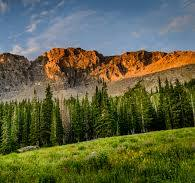
#> input picture nature1.jpg, 195 x 183 px, found by its file name
$ jupyter execute gradients.ipynb   (older library calls are emulated)
#> lines starting #> are read from the running program, lines starting #| are printed output that depends on the picture
[cell 1]
import numpy as np
import cv2

[cell 2]
image=cv2.imread('..\\nature1.jpg')
#> image is the input picture: shape (183, 195, 3); mean B, G, R 68.1, 98.3, 95
cv2.imshow('Original',image)
cv2.imshow('Sobelx',cv2.Sobel(image,cv2.CV_64F,1,0,1))
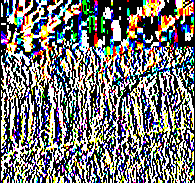
#> window 'Sobelx': shape (183, 195, 3); mean B, G, R 117.3, 119.2, 119.6
cv2.imshow('Sobely',cv2.Sobel(image,cv2.CV_64F,0,1,1))
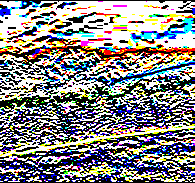
#> window 'Sobely': shape (183, 195, 3); mean B, G, R 134.8, 135, 135.4
cv2.imshow('Laplacian',cv2.Laplacian(image,cv2.CV_64F))
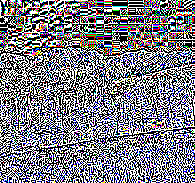
#> window 'Laplacian': shape (183, 195, 3); mean B, G, R 131.4, 123.3, 124.4
cv2.waitKey(5000)
cv2.destroyAllWindows()

[cell 3]
#canny edge detection
edges=cv2.Canny(image,100,200)
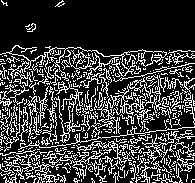
#> edges: shape (183, 195); 23% white in thin lines or dots
cv2.imshow('Canny Edges',edges)
cv2.waitKey(5000)
cv2.destroyAllWindows()

$ run again, with tiger.jpg copied over nature1.jpg
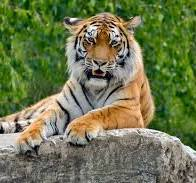
#> input picture tiger.jpg, 196 x 183 px, found by its file name
#> image is the input picture: shape (183, 196, 3); mean B, G, R 79.3, 119.1, 110.4
#> `cv2.imshow('Laplacian',cv2.Laplacian(image,cv2.CV_64F))`:
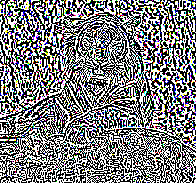
#> window 'Laplacian': shape (183, 196, 3); mean B, G, R 126.4, 124.9, 124.9
#> `edges=cv2.Canny(image,100,200)`:
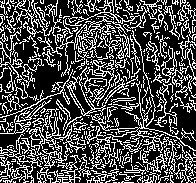
#> edges: shape (183, 196); 29.7% white in thin lines or dots

$ run again, with womenhuman.jpg copied over nature1.jpg
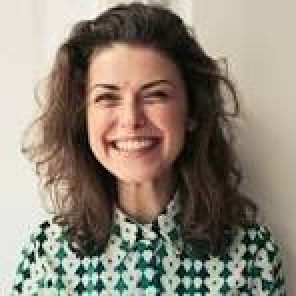
#> input picture womenhuman.jpg, 148 x 148 px, found by its file name (shown 2 times larger)
#> image is the input picture: shape (148, 148, 3); mean B, G, R 119.1, 132.6, 142
#> `cv2.imshow('Sobelx',cv2.Sobel(image,cv2.CV_64F,1,0,1))`:
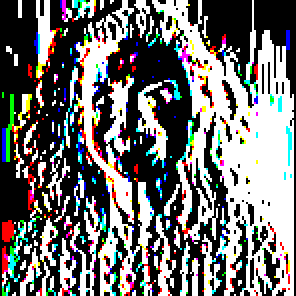
#> window 'Sobelx': shape (148, 148, 3) (shown 2 times larger); mean B, G, R 112.2, 113.3, 113.6
#> `edges=cv2.Canny(image,100,200)`:
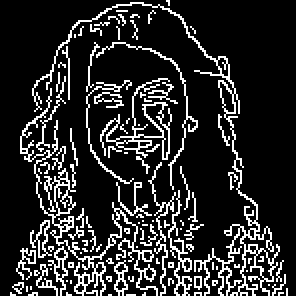
#> edges: shape (148, 148) (shown 2 times larger); 16.2% white in thin lines or dots
